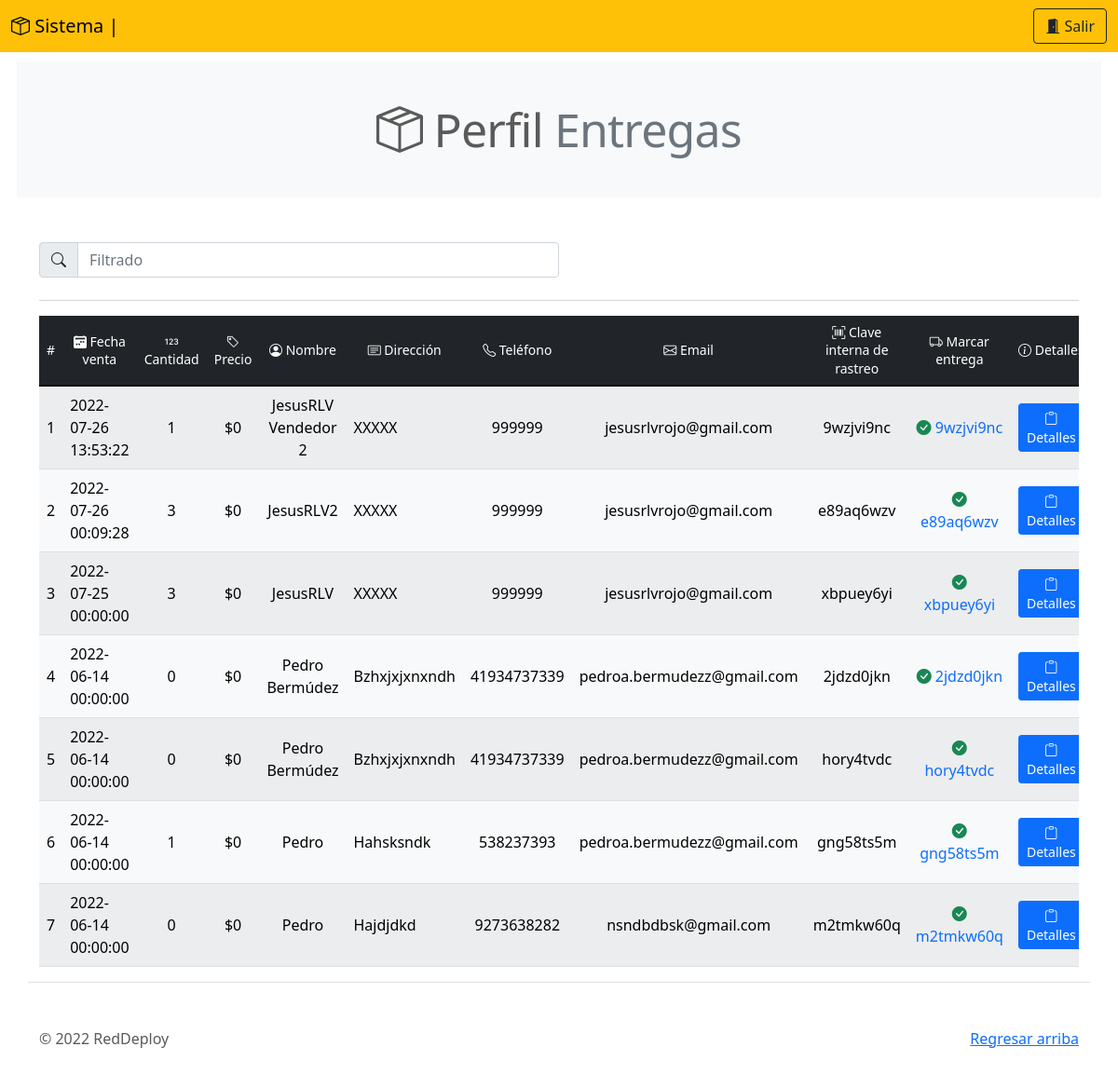
Page /be_/perfil_entrega/venta_gral.php on the committed database.
### tables this page shows
CREATE TABLE `venta_gral` (
  `id` int(11) NOT NULL,
  `cantidad` int(11) NOT NULL,
  `precio` int(11) NOT NULL,
  `fecha_venta` datetime NOT NULL,
  `nombre` varchar(100) NOT NULL,
  `direccion` varchar(100) NOT NULL,
  `telefono` varchar(50) NOT NULL,
  `email` varchar(50) NOT NULL,
  `tarjeta` varchar(16) DEFAULT NULL,
  `nombre_tarjeta` varchar(50) DEFAULT NULL,
  `expira_mes` varchar(2) DEFAULT NULL,
  `expira_annio` varchar(2) DEFAULT NULL,
  `clave_rastreo_int` varchar(100) DEFAULT NULL,
  `clave_rastreo_ext` varchar(100) DEFAULT NULL,
  `entrega` int(11) DEFAULT NULL,
  `apartado` int(11) DEFAULT NULL,
  `vendedor` int(11) DEFAULT NULL
);

### query/query_ventas.php (called while the page is built, shortened)
<?php
include('qconn/qc.php');
    $sql_entrega = "SELECT * FROM venta_gral WHERE apartado = 2 ORDER BY id DESC LIMIT 30";
    $resultado_sql_entregas = $conn->query($sql_entrega);
?>

### be_/perfil_entrega/venta_gral.php (the view, shortened to what this page needs)
<?php
    $nombre_sess = $_SESSION['usr'];
?>
<!doctype html>
<html lang="en">
  <head>
    <link rel="stylesheet" href="https://cdn.jsdelivr.net/npm/bootstrap-icons@1.7.2/font/bootstrap-icons.css">
    <link href="../../assets/dist/css/bootstrap.min.css" rel="stylesheet">
    <link href="../../carousel.css" rel="stylesheet">
  </head>
  <body>
<header>
<nav class="navbar navbar-expand-md navbar-dark fixed-top bg-warning">
    <div class="container-fluid">
      <a class="navbar-brand text-black" href="#"><i class="bi bi-box-seam"></i> Sistema |</a>
      <div class="collapse navbar-collapse" id="navbarCollapse">
        <form class="d-flex">
          <a href="../prcd/sort.php" class="btn btn-outline-dark" type="submit"><i class="bi bi-door-open-fill"></i> Salir</a>
        </form>
      </div>
    </div>
  </nav>
</header>
<main>
  <h2 class="mb-5 bg-light p-5 text-center featurette-heading" style="margin:18px;"><i class="bi bi-box-seam"></i> Perfil <span class="text-muted">Entregas</span></h2>
<? include('../../query/query_ventas.php'); ?>
  <div class="container marketing mt-5 border-bottom">
  <div class="input-group mb-4 w-50">
    <span class="input-group-text" id="basic-addon1"><i class="bi bi-search"></i></span>
    <input type="text" class="form-control" placeholder="Filtrado" aria-label="Filtrado" aria-describedby="basic-addon1" id="myInput">
  </div>
  <hr>
    <div class="table-responsive">
    <table class="table  table-light table-striped mb-3 table-hover align-middle">
      <thead class="text-center table-dark align-middle">
        <tr>
          <th scope="col" class="h6"><small>#</small></th>
          <th scope="col" class="h6"><small><i class="bi bi-calendar2-week-fill"></i> Fecha venta</small></th>
          <th scope="col" class="h6"><small><i class="bi bi-123"></i> Cantidad</small></th>
          <th scope="col" class="h6"><small><i class="bi bi-tag"></i> Precio</small></th>
          <th scope="col" class="h6"><small><i class="bi bi-person-circle"></i> Nombre</small></th>
          <th scope="col" class="h6"><small><i class="bi bi-card-text"></i> Dirección</small></th>
          <th scope="col" class="h6"><small><i class="bi bi-telephone"></i> Teléfono</small></th>
          <th scope="col" class="h6"><small><i class="bi bi-envelope"></i> Email</small></th>
          <th scope="col" class="h6"><small><i class="bi bi-upc-scan"></i> Clave interna de rastreo</small></th>
          <th scope="col" class="h6"><small><i class="bi bi-truck"></i> Marcar entrega</small></th>
          <th scope="col" class="h6"><small><i class="bi bi-info-circle"></i> Detalles</small></th>
        </tr>
      </thead>
      <tbody id="myTable">
        <?php
        $x = 0;
          while($row_sql = $resultado_sql_entregas->fetch_assoc()){
            $x++;
            echo'<tr>';
            echo'<td>'.$x.'</td>';
            echo'<td>'.$row_sql['fecha_venta'].'</td>';
            echo'<td class="text-center">'.$row_sql['cantidad'].'</td>';
            echo'<td class="text-center">$'.$row_sql['precio'].'</td>';
            echo'<td class="text-center">'.$row_sql['nombre'].'</td>';
            echo'<td>'.$row_sql['direccion'].'</td>';
            echo'<td class="text-center">'.$row_sql['telefono'].'</td>';
            echo'<td class="text-center">'.$row_sql['email'].'</td>';
            echo'<td class="text-center">'.$row_sql['clave_rastreo_int'].'</td>';
            if(!$row_sql['clave_rastreo_ext']){
              echo'<td class="text-center"><button class="btn btn-sm btn-warning" data-bs-toggle="modal" data-bs-target="#exampleModal'.$row_sql['id'].'"><i class="bi bi-pencil-square"></i> Entrega</button></td>';
              echo'<div class="modal fade" id="exampleModal'.$row_sql['id'].'" tabindex="-1" aria-labelledby="exampleModalLabel'.$row_sql['id'].'" aria-hidden="true">
              <div class="modal-dialog">
                <div class="modal-content">
                  <div class="modal-header">
                    <h5 class="modal-title" id="exampleModalLabel"><i class="bi bi-check-circle-fill"></i> Marcar entrega</h5>
                    <button type="button" class="btn-close" data-bs-dismiss="modal" aria-label="Close"></button>
                  </div>
                  <form action="../../query/clave_rastreo_entrega.php" method="post">
                  <div class="modal-body">
                    <div class="input-group mb-3">
                      <span class="input-group-text" id="basic-addon1"><i class="bi bi-person-fill"></i></span>
                      <input type="text" name="persona_envia" class="form-control" placeholder="Nombre persona que envía" value="'.$nombre_sess.'" aria-label="Nombre persona que envía" aria-describedby="basic-addon1" readonly>
                    </div>
                    <div class="input-group mb-3">
                      <span class="input-group-text bg-warning" id="basic-addon1"><i class="bi bi-send-fill"></i></span>
                      <input type="text" name="clave_rastreo_int" value="'.$row_sql['clave_rastreo_int'].'" class="form-control" placeholder="Costo de envío" aria-label="Costro de envío" aria-describedby="basic-addon1" READONLY>
                    </div>
                  </div>
                  <div class="modal-footer">
                    <button type="button" class="btn btn-danger" data-bs-dismiss="modal"><i class="bi bi-x-circle-fill"></i> Cerrar</button>
                    <button class="btn btn-primary" type="submit" id="button-addon2"><i class="bi bi-check-circle-fill"></i> Entregar</button>
                  </div>
                  </form>
                </div>
              </div>
            </div>';
            }
            else{
              echo'<td class="text-center"><a href="revision_envio.php?id='.$row_sql['clave_rastreo_int'].'" style="text-decoration: none;"><i class="bi bi-check-circle-fill text-success"></i> '.$row_sql['clave_rastreo_int'].'</a></td>';
            }
            echo'<td class="text-center"><a href="venta_individual.php?venta='.$row_sql['clave_rastreo_int'].'" type="button" class="btn btn-primary btn-sm"><i class="bi bi-clipboard"></i> Detalles</a></td>';
            echo'</tr>';
          }
        ?>
      </tbody>
    </table>
    </div>
  </div>
  <footer class="container mt-5">
    <p class="float-end"><a href="#">Regresar arriba</a></p>
    <p>&copy; 2022 RedDeploy</p>
  </footer>
</main>
  </body>
</html>

### carousel.css (style rules this page uses)
body { padding-top: 3rem; padding-bottom: 3rem; color: #5a5a5a; }
.featurette-heading { font-weight: 300; line-height: 1; letter-spacing: -.05rem; }
@media (min-width: 40em) { .featurette-heading { font-size: 50px; } }
@media (min-width: 62em) { .featurette-heading { margin-top: 7rem; } }

### rows in the picture
venta_gral: fecha_venta "2022-07-26 13:53:22", cantidad "1", precio "0", nombre "JesusRLV Vendedor 2", direccion "XXXXX", telefono "999999", email "jesusrlvrojo@gmail.com", clave_rastreo_int "9wzjvi9nc"
venta_gral: fecha_venta "2022-07-26 00:09:28", cantidad "3", precio "0", nombre "JesusRLV2", direccion "XXXXX", telefono "999999", email "jesusrlvrojo@gmail.com", clave_rastreo_int "e89aq6wzv"
venta_gral: fecha_venta "2022-07-25 00:00:00", cantidad "3", precio "0", nombre "JesusRLV", direccion "XXXXX", telefono "999999", email "jesusrlvrojo@gmail.com", clave_rastreo_int "xbpuey6yi"
venta_gral: fecha_venta "2022-06-14 00:00:00", cantidad "0", precio "0", nombre "Pedro Bermúdez", direccion "Bzhxjxjxnxndh", telefono "41934737339", email "pedroa.bermudezz@gmail.com", clave_rastreo_int "2jdzd0jkn"
venta_gral: fecha_venta "2022-06-14 00:00:00", cantidad "0", precio "0", nombre "Pedro Bermúdez", direccion "Bzhxjxjxnxndh", telefono "41934737339", email "pedroa.bermudezz@gmail.com", clave_rastreo_int "hory4tvdc"
venta_gral: fecha_venta "2022-06-14 00:00:00", cantidad "1", precio "0", nombre "Pedro", direccion "Hahsksndk", telefono "538237393", email "pedroa.bermudezz@gmail.com", clave_rastreo_int "gng58ts5m"
venta_gral: fecha_venta "2022-06-14 00:00:00", cantidad "0", precio "0", nombre "Pedro", direccion "Hajdjdkd", telefono "9273638282", email "nsndbdbsk@gmail.com", clave_rastreo_int "m2tmkw60q"
